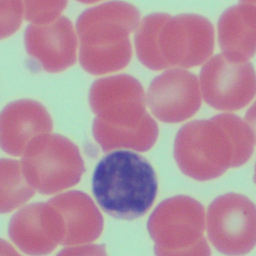
#> input picture data . enhancement output/blood_img.png, 256 x 256 px
$ python feature_extraction.py
#> lines starting #> are read from the running program, lines starting #| are printed output that depends on the picture; after the words box and inside, x2 and y2 are one past the last pixel; in counts of white or black regions, pixels touching at a corner belong together
# FEATURE EXTRACTION
import cv2
import numpy as np
import matplotlib.pyplot as plt

# read enhanced image
img = cv2.imread('blood_img.png', 0)
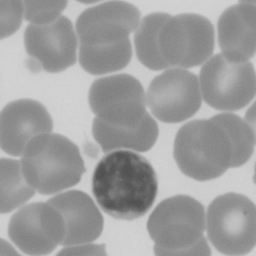
#> img: shape (256, 256); min 76, max 212, mean 158.5

# morphological operations
kernel = np.ones((5, 5), np.uint8)
dilation = cv2.dilate(img, kernel, iterations = 1)
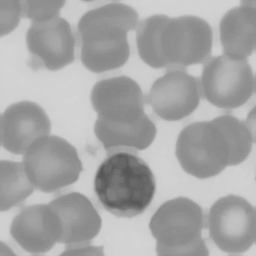
#> dilation: shape (256, 256); min 85, max 212, mean 166.9
closing = cv2.morphologyEx(img, cv2.MORPH_CLOSE, kernel)

# Adaptive thresholding on mean and gaussian filter
th2 = cv2.adaptiveThreshold(img, 255, cv2.ADAPTIVE_THRESH_MEAN_C, \
			cv2.THRESH_BINARY, 11, 2)
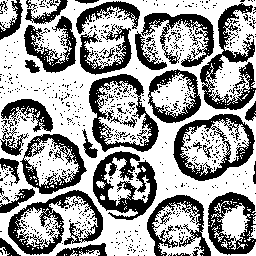
#> th2: shape (256, 256); 61.3% white; 751 black regions (707 under 20 px), largest, box (x1, y1, x2, y2) and area: (93, 151, 157, 220) 2110, (200, 3, 256, 110) 2055, (8, 190, 103, 255) 2020
th3 = cv2.adaptiveThreshold(img, 255, cv2.ADAPTIVE_THRESH_GAUSSIAN_C, \
			cv2.THRESH_BINARY, 11, 2)
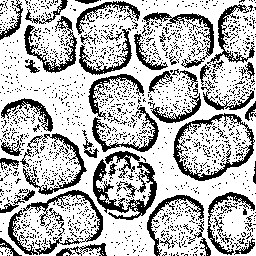
#> th3: shape (256, 256); 71.4% white; 1759 black regions (1700 under 20 px), largest, box (x1, y1, x2, y2) and area: (93, 159, 157, 220) 1201, (173, 113, 255, 181) 1145, (8, 190, 103, 255) 1134
# Otsu's thresholding
ret4, th4 = cv2.threshold(img, 0, 255, cv2.THRESH_BINARY + cv2.THRESH_OTSU)
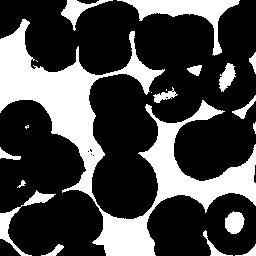
#> th4: shape (256, 256); 28.3% white; 20 white regions (4 under 20 px), largest, box (x1, y1, x2, y2) and area: (0, 19, 256, 256) 14032, (117, 0, 240, 56) 1776, (0, 190, 56, 256) 628
#> ret4 = 170

# Initialize the list
Cell_count, x_count, y_count = [], [], []

# read original image, to display the circle and center detection
display = cv2.imread("blood_img.png")
#> display is the input picture: shape (256, 256, 3); mean B, G, R 157.8, 144, 178.6

# hough transform with modified circular parameters
#> (the run stopped early here; a loop or call above may not have finished)

$ run again, with data . enhancement output/BloodImage_00000.jpg saved as data . enhancement output/blood_img.png
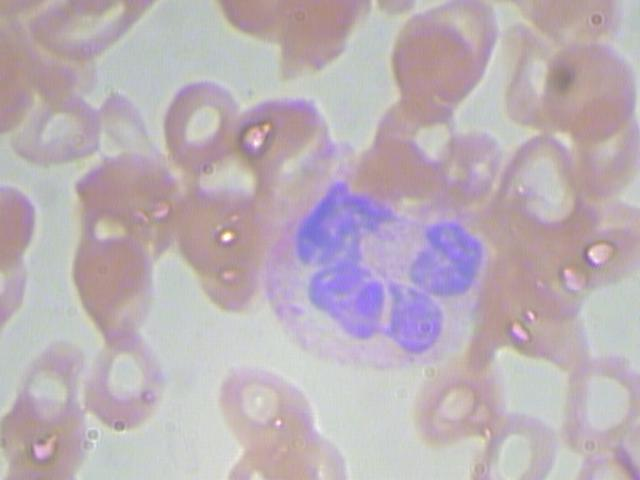
#> input picture data . enhancement output/BloodImage_00000.jpg, 640 x 480 px
#> `th2 = cv2.adaptiveThreshold(img, 255, cv2.ADAPTIVE_THRESH_MEAN_C, \ cv..`:
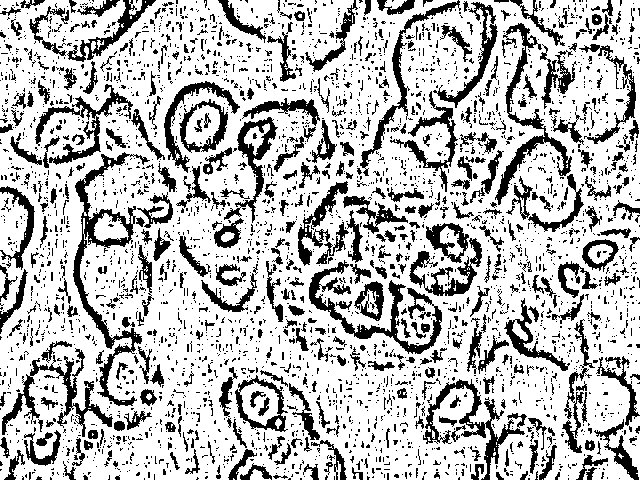
#> th2: shape (480, 640); 74% white; 3179 black regions (2719 under 20 px), largest, box (x1, y1, x2, y2) and area: (73, 152, 150, 406) 3162, (309, 260, 442, 354) 2463, (495, 23, 572, 205) 2110
#> th3: shape (480, 640); 84% white; black in thin lines or dots
#> `ret4, th4 = cv2.threshold(img, 0, 255, cv2.THRESH_BINARY + cv2.THRESH_..`:
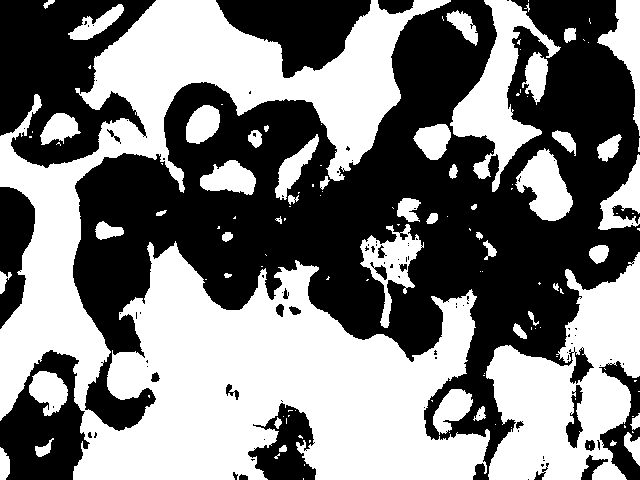
#> th4: shape (480, 640); 49.2% white; 125 white regions (76 under 20 px), largest, box (x1, y1, x2, y2) and area: (0, 0, 490, 480) 102458, (486, 252, 640, 480) 19520, (450, 0, 561, 192) 6825
#> ret4 = 179
#> display is the input picture: shape (480, 640, 3); mean B, G, R 182.3, 175.5, 187.3
